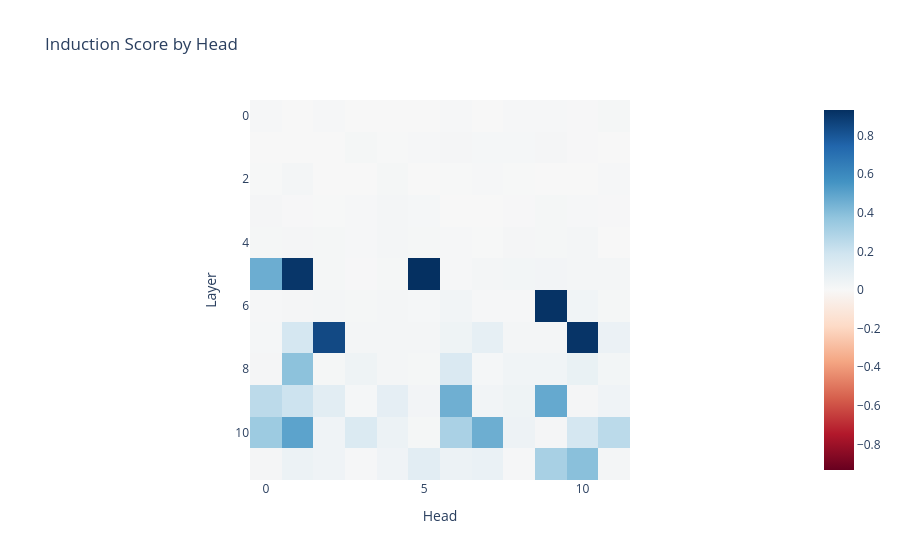

Source (notebook cell):
### Code cell
# Tensor to store the induction score for each head. We put it on the model's device to avoid needing to
# move things between the GPU and CPU, which can be slow.
induction_score_store = torch.zeros((model.cfg.n_layers, model.cfg.n_heads), device=model.cfg.device)

def induction_score_hook(pattern: Float[torch.Tensor, "batch head_index dest_pos source_pos"], hook: HookPoint):
    # We take the diagonal of attention paid from each destination of attention paid 
    # from each destination position to source positions seq_len-1 tokens back
    # (this only has entries from tokens with index >= seq_len).

    induction_stripe = pattern.diagonal(dim1=-2, dim2=-1, offset=1-seq_len)
    induction_score = einops.reduce(induction_stripe, "batch head_index position -> head_index", "mean")
    induction_score_store[hook.layer(), :] = induction_score

# We make a boolean filter on activation names, that's true only on attention pattern name.
pattern_hook_names_filter = lambda name: name.endswith("pattern")

model.run_with_hooks(
    repeated_tokens,
    return_type=None, # For efficiency, we don't need to calculate the logits.
    fwd_hooks=[(
        pattern_hook_names_filter,
        induction_score_hook
    )]
)

imshow(induction_score_store, xaxis="Head", yaxis="Layer", title="Induction Score by Head")

### Figure 1 — Plotly figure (JSON) as saved in the notebook; plotly's stock layout.template omitted (floating-point values rounded to 4 significant figures; data arrays with more than 128 entries replaced by an {"elided": "..."} marker saying what was removed)
{"data": [{"coloraxis": "coloraxis", "hovertemplate": "Head: %{x}<br>Layer: %{y}<br>color: %{z}<extra></extra>", "name": "0", "type": "heatmap", "xaxis": "x", "yaxis": "y", "z": {"elided": "12x12 float values"}}], "layout": {"coloraxis": {"cmid": 0, "colorscale": [[0, "rgb(103,0,31)"], [0.1, "rgb(178,24,43)"], [0.2, "rgb(214,96,77)"], [0.3, "rgb(244,165,130)"], [0.4, "rgb(253,219,199)"], [0.5, "rgb(247,247,247)"], [0.6, "rgb(209,229,240)"], [0.7, "rgb(146,197,222)"], [0.8, "rgb(67,147,195)"], [0.9, "rgb(33,102,172)"], [1, "rgb(5,48,97)"]]}, "title": {"text": "Induction Score by Head"}, "xaxis": {"anchor": "y", "constrain": "domain", "domain": [0, 1], "scaleanchor": "y", "title": {"text": "Head"}}, "yaxis": {"anchor": "x", "autorange": "reversed", "constrain": "domain", "domain": [0, 1], "title": {"text": "Layer"}}}}
